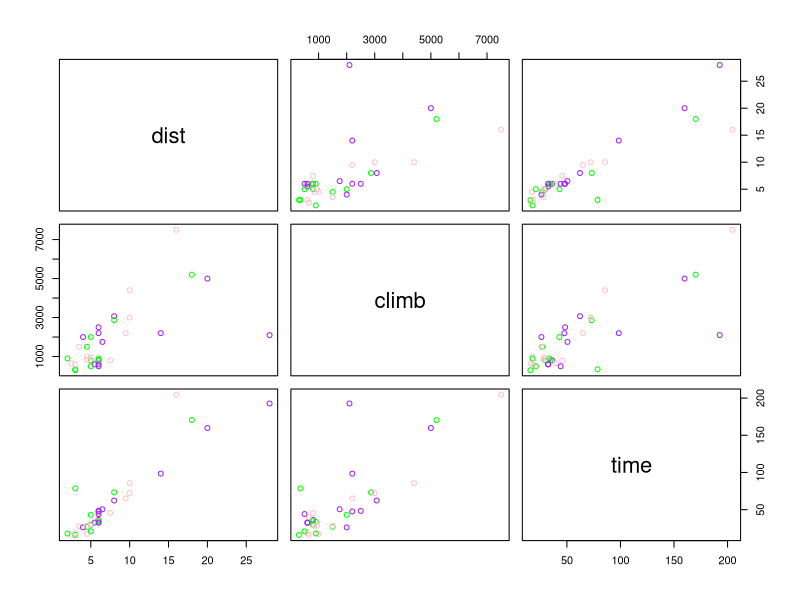
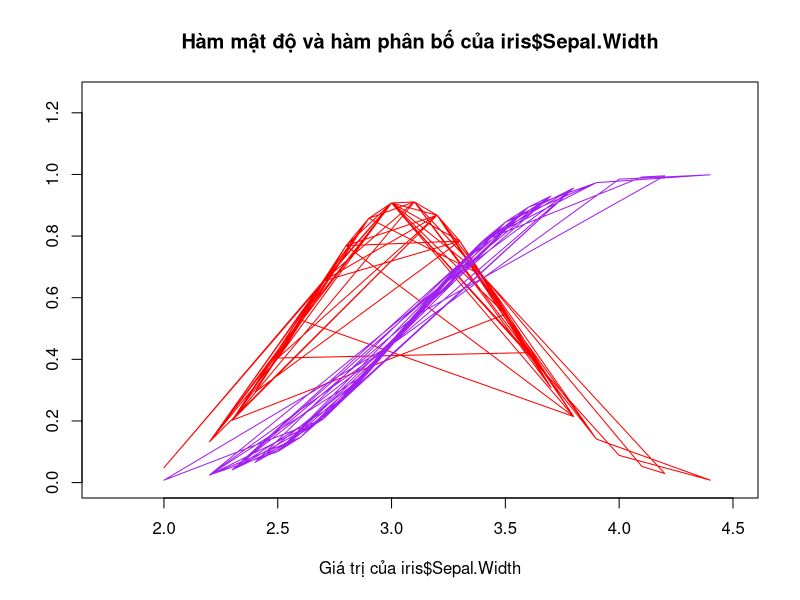

Generate these figures, in order, with R:
## ---- chunk 1
library(MASS)
data <- hills
data
names(data)
## ---- chunk 2
meanDist <- mean(data$dist)
meanDist
## ---- chunk 3
sdDist <- sd(data$dist)
sdDist
## ---- chunk 4
meanClimb <- mean(data$climb)
meanClimb
## ---- chunk 5
sdClimb <- sd(data$climb)
sdClimb
## ---- chunk 6
meanTime <- mean(data$time)
meanTime
## ---- chunk 7
sdTime <- sd(data$time)
sdTime
## ---- chunk 8
shapiro.test(data$dist)
## ---- chunk 9
shapiro.test(data$climb)
## ---- chunk 10
shapiro.test(data$time)
## ---- chunk 11
pairs(data, col = c("pink", "purple", "green"))
## ---- chunk 12
lm.fit <- lm(data$time ~ data$dist + data$climb, data = hills)
lm.fit
## ---- chunk 13
predictTime <- predict(lm.fit)
predictTime
## ---- chunk 14
squaredDiffTime <- (hills$time - predictTime)^2
mean(squaredDiffTime)
var(squaredDiffTime)
## ---- chunk 15
shapiro.test(squaredDiffTime)
## ---- chunk 16
library(datasets)
data <- iris
data
names(data)
## ---- chunk 17
mean(data$Petal.Length) # giá trị trung bình của độ dài cánh hoa
sd(data$Petal.Length) # độ lệch tiêu chuẩn của độ dài cánh hoa
mean(data$Petal.Width) # giá trị trung bình của độ rộng cánh hoa
sd(data$Petal.Width) # độ lệch tiêu chuẩn của độ rộng cánh hoa
mean(data$Sepal.Length) # giá trị trung bình của độ dài đài hoa
sd(data$Sepal.Length) # độ lệch tiêu chuẩn của độ dài đài hoa
mean(data$Sepal.Width) # giá trị trung bình của độ rộng đài hoa
sd(data$Sepal.Width) # độ lệch tiêu chuẩn của độ rộng đài hoa
## ---- chunk 18
shapiro.test(data$Petal.Length)
## ---- chunk 19
shapiro.test(data$Petal.Width)
## ---- chunk 20
shapiro.test(data$Sepal.Length)
## ---- chunk 21
shapiro.test(data$Sepal.Width)
## ---- chunk 22
plot(
  data$Sepal.Width,
  dnorm(
    data$Sepal.Width,
    mean(data$Sepal.Width),
    sd(data$Sepal.Width)
  ),
  xlab = "Giá trị của iris$Sepal.Width",
  xlim = c(1.75, 4.5),
  ylim = c(0, 1.25),
  col = "red",
  type = "l",
  ylab = ""
)
lines(
  data$Sepal.Width,
  pnorm(
    data$Sepal.Width,
    mean(data$Sepal.Width),
    sd(data$Sepal.Width)
  ),
  col = "purple",
  ylab = ""
)
title("Hàm mật độ và hàm phân bố của iris$Sepal.Width")
## ---- chunk 23
t.test(
  data$Sepal.Width, 
  mu = 3.5,
  alt = "less",
  conf.level = 0.99
)
## ---- chunk 24
qnorm(
  0.70, 
  mean = mean(data$Sepal.Width), 
  sd = sd(data$Sepal.Width)
)
## ---- chunk 25
setosa <- data$Sepal.Width[data$Species == "setosa"]
versicolor <- data$Sepal.Width[data$Species == "versicolor"]
t.test(
  setosa, 
  versicolor,
  conf.level = 0.99)
